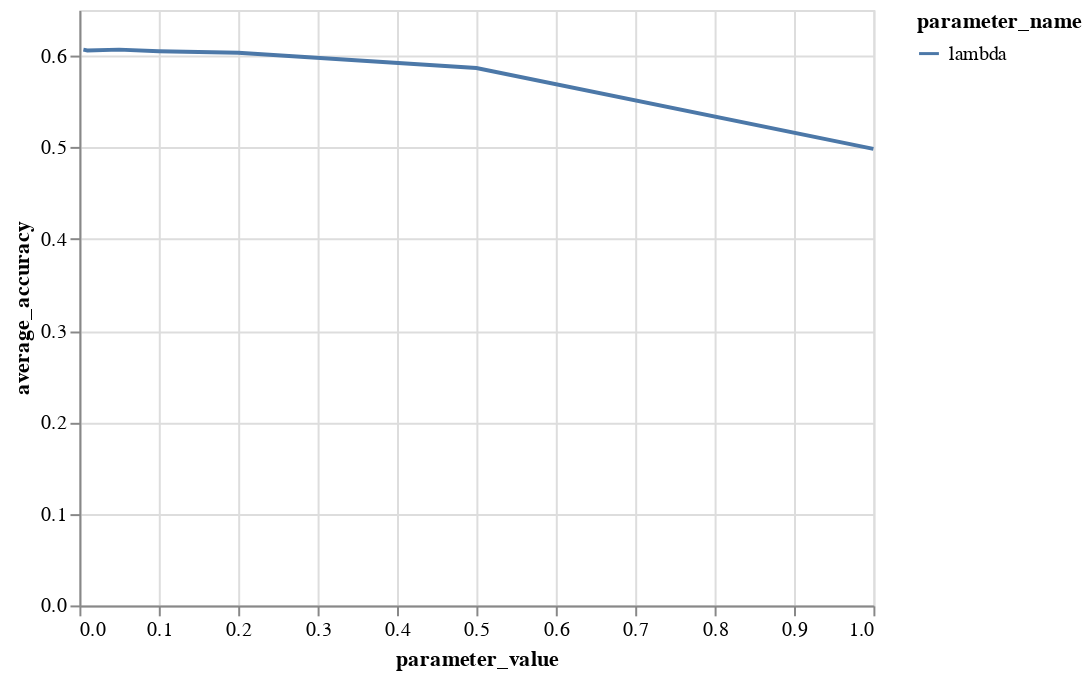

Notebook code for this chart:
### Code cell
alt.Chart(validation_results).mark_line().encode(
    x='parameter_value',
    y='average_accuracy',
    color='parameter_name'
)

### Figure 1 — Vega-Lite specification as saved in the notebook (floating-point values rounded to 4 significant figures)
{"config": {"view": {"continuousWidth": 400, "continuousHeight": 300}}, "data": {"name": "data-3acea82a61105062e935e8a938c1d87e"}, "mark": "line", "encoding": {"color": {"field": "parameter_name", "type": "nominal"}, "x": {"field": "parameter_value", "type": "quantitative"}, "y": {"field": "average_accuracy", "type": "quantitative"}}, "$schema": "https://vega.github.io/schema/vega-lite/v4.17.0.json", "datasets": {"data-3acea82a61105062e935e8a938c1d87e": [{"parameter_name": "lambda", "parameter_value": 1, "average_accuracy": 0.4983}, {"parameter_name": "lambda", "parameter_value": 0.5, "average_accuracy": 0.5867}, {"parameter_name": "lambda", "parameter_value": 0.2, "average_accuracy": 0.6033}, {"parameter_name": "lambda", "parameter_value": 0.1, "average_accuracy": 0.605}, {"parameter_name": "lambda", "parameter_value": 0.05, "average_accuracy": 0.6067}, {"parameter_name": "lambda", "parameter_value": 0.01, "average_accuracy": 0.6058}, {"parameter_name": "lambda", "parameter_value": 0.005, "average_accuracy": 0.6067}]}}
